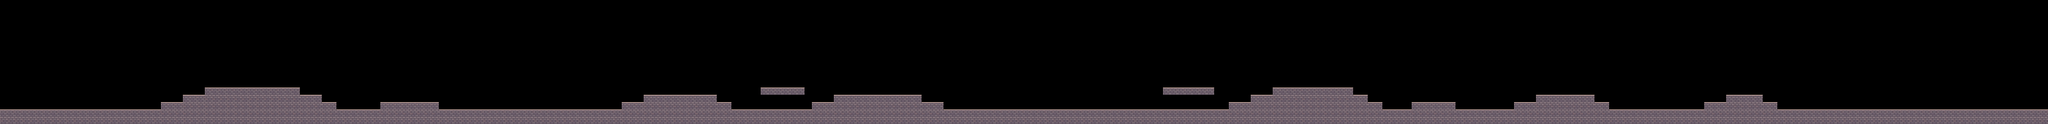

Rendered tile map (Tiled .tmx) drawn with the repository's tilesets; below, a short description and the map source with its tile grids summarised:
An orthogonal 280x17 tile map with 32x32 px tiles, 1 tile layer (terrain) and 50 objects (6x bandage, 5x sentinel, 4x archer, 2x spearman, spawn, ...).

<map version="1.10" tiledversion="1.11.2" orientation="orthogonal" renderorder="right-down" width="280" height="17" tilewidth="32" tileheight="32" infinite="0" nextlayerid="4" nextobjectid="57">
  <tileset firstgid="1" name="paving" tilewidth="32" tileheight="32" tilecount="2" columns="2">
    <image source="paving.png" width="64" height="32" />
  </tileset>
  <layer id="1" name="terrain" width="280" height="17">
    <data>[4760 cells, 782 non-empty, 2 distinct tile ids]</data>
  </layer>
  <objectgroup id="2" name="collisions">
    <object id="1" x="0" y="480" width="8960" height="64" />
    <object id="2" x="704" y="448" width="96" height="32" />
    <object id="3" x="800" y="416" width="96" height="64" />
    <object id="4" x="896" y="384" width="416" height="96" />
    <object id="5" x="1312" y="416" width="96" height="64" />
    <object id="6" x="1408" y="448" width="64" height="32" />
    <object id="7" x="1664" y="448" width="256" height="32" />
    <object id="8" x="2720" y="448" width="96" height="32" />
    <object id="9" x="2816" y="416" width="320" height="64" />
    <object id="10" x="3136" y="448" width="64" height="32" />
    <object id="11" x="3328" y="384" width="192" height="32" />
    <object id="12" x="3552" y="448" width="96" height="32" />
    <object id="13" x="3648" y="416" width="384" height="64" />
    <object id="14" x="4032" y="448" width="96" height="32" />
    <object id="15" x="5088" y="384" width="224" height="32" />
    <object id="16" x="5376" y="448" width="96" height="32" />
    <object id="17" x="5472" y="416" width="96" height="64" />
    <object id="18" x="5568" y="384" width="352" height="96" />
    <object id="19" x="5920" y="416" width="64" height="64" />
    <object id="20" x="5984" y="448" width="64" height="32" />
    <object id="21" x="6176" y="448" width="192" height="32" />
    <object id="22" x="6624" y="448" width="96" height="32" />
    <object id="23" x="6720" y="416" width="256" height="64" />
    <object id="24" x="6976" y="448" width="64" height="32" />
    <object id="25" x="7456" y="448" width="96" height="32" />
    <object id="26" x="7552" y="416" width="160" height="64" />
    <object id="27" x="7712" y="448" width="64" height="32" />
  </objectgroup>
  <objectgroup id="3" name="entities">
    <object id="28" x="112" y="480" type="spawn">
      <point />
    </object>
    <object id="29" x="4864" y="480" type="checkpoint">
      <point />
    </object>
    <object id="30" x="528" y="480" type="sentinel">
      <point />
    </object>
    <object id="31" x="1224" y="384" type="archer">
      <point />
    </object>
    <object id="32" x="1808" y="448" type="spearman">
      <point />
    </object>
    <object id="33" x="2930" y="416" type="sentinel">
      <point />
    </object>
    <object id="34" x="3750" y="416" type="sentinel">
      <point />
    </object>
    <object id="35" x="3980" y="416" type="archer">
      <point />
    </object>
    <object id="36" x="5264" y="384" type="sentinel">
      <point />
    </object>
    <object id="37" x="5720" y="384" type="spearman">
      <point />
    </object>
    <object id="38" x="6260" y="448" type="archer">
      <point />
    </object>
    <object id="39" x="6840" y="416" type="sentinel">
      <point />
    </object>
    <object id="40" x="7640" y="416" type="archer">
      <point />
    </object>
    <object id="41" x="8304" y="480" type="harbor_captain">
      <point />
    </object>
    <object id="42" x="848" y="388" type="bandage" width="24" height="28" />
    <object id="44" x="2180" y="452" type="bandage" width="24" height="28" />
    <object id="46" x="3392" y="356" type="bandage" width="24" height="28" />
    <object id="48" x="5170" y="356" type="bandage" width="24" height="28" />
    <object id="51" x="6910" y="388" type="bandage" width="24" height="28" />
    <object id="53" x="8120" y="452" type="bandage" width="24" height="28" />
    <object id="54" x="7936" y="224" type="arena" width="704" height="256" />
    <object id="55" x="8640" y="224" type="gate" width="32" height="256" />
    <object id="56" x="8816" y="370" type="exit" width="112" height="110" />
  </objectgroup>
</map>
